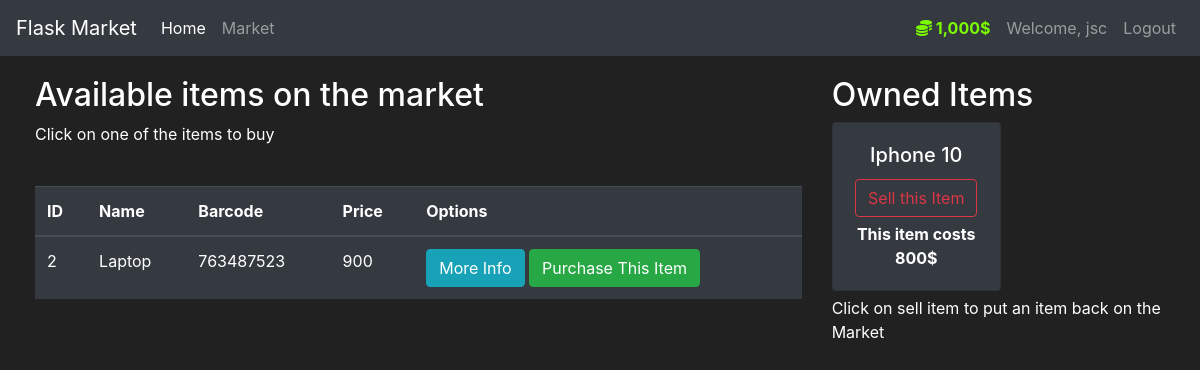
The page /market (signed in) on the database as committed earlier.
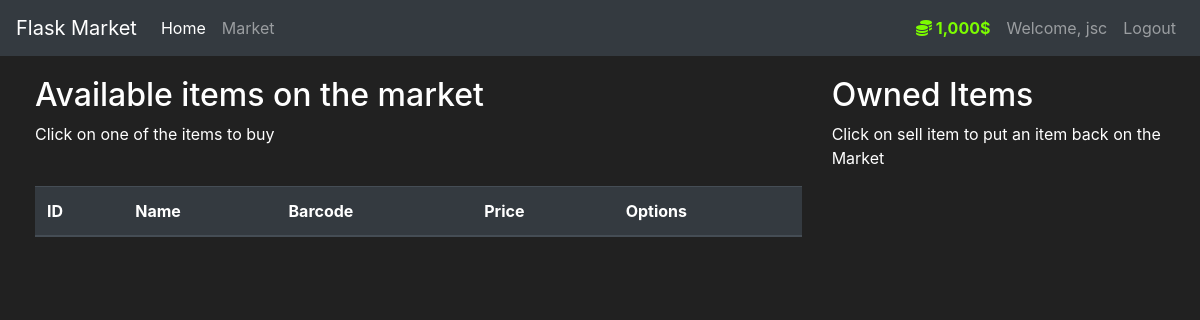
The same page on the database as committed later.
### market/models.py (models this page shows, shortened)
class User(db.Model, UserMixin):
    id = db.Column(db.Integer(), primary_key=True)
    username = db.Column(db.String(length=30), nullable=False, unique=True)
    email = db.Column(db.String(length=50), nullable=False, unique=True)
    password_hash = db.Column(db.String(length=60), nullable=False)
    budget = db.Column(db.Integer(), nullable=False, default=1000)
    items = db.relationship("Item", backref="owned_user", lazy=True)
    @property
    def prettier_budget(self):
        if len(str(self.budget)) >= 4:
            return f"{str(self.budget)[:-3]},{str(self.budget)[-3:]}$"
        else:
            return f"{self.budget}$"
        return
    @property
    def password(self):
        return self.password

class Item(db.Model):
    id = db.Column(db.Integer(), primary_key=True)
    name = db.Column(db.String(length=30), nullable=False, unique=True)
    price = db.Column(db.Integer(), nullable=False)
    barcode = db.Column(db.String(length=12), nullable=False, unique=True)
    description = db.Column(db.String(length=1024), nullable=False, unique=True)
    owner = db.Column(db.Integer(), db.ForeignKey("user.id"))

### market/routes.py (the view, shortened to what this page needs)
@app.route("/market", methods=["GET", "POST"])
@login_required
def market_page():
    purchase_form = PurchaseItemForm()
    selling_form = SellItemForm()
    if request.method == "GET":
        items = Item.query.filter_by(owner=None)
        owned_items = Item.query.filter_by(owner=current_user.id)
        return render_template("market.html", items=items, purchase_form=purchase_form, owned_items=owned_items, selling_form=selling_form)

### market/models.py (called while the page is built)
@login_manager.user_loader
def load_user(user_id):
    return User.query.get(int(user_id))

### market/templates/market.html (shortened to what this page needs)
{% extends "base.html" %}
{% block content %}
<div class="row" style="margin-top:20px; margin-left: 20px;">
   <div class="col-8">
      <h2>Available items on the market</h2>
      <p>Click on one of the items to buy </p>
      <br>
      <table class="table table-hover table-dark">
         <thead>
            <tr>
               <th scope="col">ID</th>
               <th scope="col">Name</th>
               <th scope="col">Barcode</th>
               <th scope="col">Price</th>
               <th scope="col">Options</th>
            </tr>
         </thead>
         <tbody>
            {% for item in items %}
            <tr>
               <td>{{ item.id }}</td>
               <td>{{ item.name }}</td>
               <td>{{ item.barcode }}</td>
               <td>{{ item.price }}</td>
               <td>
                  <button class="btn btn-outline btn-info" data-toggle="modal" data-target="#Modal_MoreInfo-{{ item.id }}">More Info</button>
                  <button class="btn btn-outline btn-success" data-toggle="modal" data-target="#Modal_PurchaseConfirm-{{ item.id }}">Purchase This Item</button>
               </td>
            </tr>
            {% endfor %}
         </tbody>
      </table>
   </div>
   <div class="col-4">
      <h2>Owned Items</h2>
      <div class="row">
         {% for owned_item in owned_items %}
         <div class="col-md-6">
            <div style="margin-bottom: 5px" class="card text-center bg-dark">
               <div class="card-body">
                  <h5 class="card-title">{{ owned_item.name }}</h5>
                  <button type="button" class="btn btn-outline-danger" style="margin-bottom: 5px"
                     data-toggle="modal" data-target="#Modal-SellingConfirm-{{ owned_item.id }}">
                  Sell this Item
                  </button>
                  <p class="card-text"><strong>This item costs {{ owned_item.price }}$</strong></p>
               </div>
            </div>
         </div>
         {% endfor %}
      </div>
      <p>Click on sell item to put an item back on the Market</p>
   </div>
</div>
{% endblock %}

### market/templates/base.html (shortened to what this page needs)
<!doctype html>
<html lang="en">
   <head>
      <link rel="stylesheet" href="https://cdn.jsdelivr.net/npm/bootstrap@4.5.3/dist/css/bootstrap.min.css">
      <link rel="stylesheet" href="https://cdnjs.cloudflare.com/ajax/libs/font-awesome/5.15.4/css/all.min.css">
   </head>
   <body>
      <nav class="navbar navbar-expand-md navbar-dark bg-dark">
        <a class="navbar-brand" href="#">Flask Market</a>
        <div class="collapse navbar-collapse" id="navbarNav">
          <ul class="navbar-nav mr-auto">
            <li class="nav-item active">
              <a class="nav-link" href="{{ url_for('home_page')}}">Home <span class="sr-only">(current)</span></a>
            </li>
            <li class="nav-item">
              <a class="nav-link" href="{{ url_for('market_page')}}">Market</a>
            </li>
          </ul>
            {% if current_user.is_authenticated %}
                <ul class="navbar-nav">
                     <li class="nav-item">
                        <a class="nav-link" style="color: lawngreen; font-weight: bold">
                            <i class="fas fa-coins"></i>
                            {{ current_user.prettier_budget }}
                        </a>
                    </li>
                    <li class="nav-item">
                        <a class="nav-link">Welcome, {{ current_user.username}}</a>
                    </li>
                    <li class="nav-item">
                        <a class="nav-link" href="{{ url_for('logout_page')}}">Logout</a>
                    </li>
                </ul>
            {% endif %}
        </div>
      </nav>
      {% block content %}
      {% endblock %}
   </body>
</html>

### market/templates/base.html (style rules this page uses)
body { background-color: #212121; color: white }

Rows that differ between the two databases and show on the page:
no longer on this page (row edited): Item: id "2", name "Laptop", barcode "763487523", price "900", shown under "Available items on the market"
no longer on this page (row edited): Item: name "Iphone 10", price "800", shown under "Owned Items"
